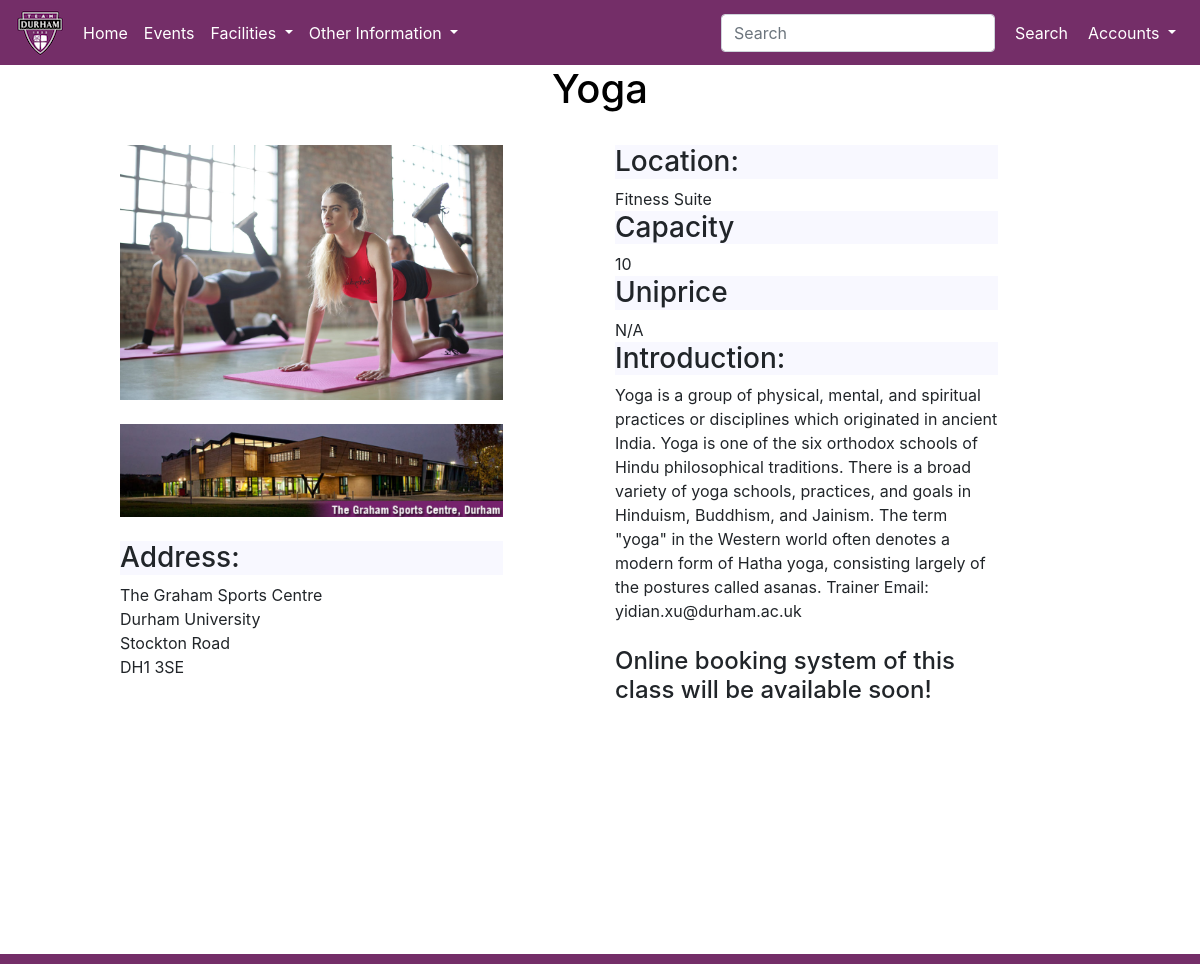
The app's page /classInfor.php?className=Yoga with its own data.
### tables this page shows
CREATE TABLE `Training` (
  `id` int(11) NOT NULL,
  `className` varchar(255) NOT NULL,
  `introduction` text NOT NULL,
  `classImage` varchar(255) NOT NULL,
  `capacity` int(11) NOT NULL,
  `location` varchar(255) NOT NULL,
  `price` varchar(7) NOT NULL
);

### classInfor.php (the view, shortened to what this page needs)
<?php
include('header.php');
include('config_wyj.php');
include('footer.php');
if($className=$_GET ['className']){
}
else{
    echo "<script> location.href=\"index_admin.php \"</script>";
}
$sql="SELECT * FROM Training WHERE className='$className'";
$statement = $pdo->query($sql);
$rows = $statement->fetch(PDO::FETCH_ASSOC);
?>
<!DOCTYPE html>
    <?php
    include('meta_data.php');
    ?>
<body>
<div id="content" style="margin-left: 10%; margin-right: 10%; margin-bottom: 5%; WORD-BREAK: normal; WORD-WRAP: break-word">
    <center><h1 style="color:black;"><?php echo $rows['className']?></h1></center><br>
    <div class="row">
        <div class="col-md-5">
            <img src="images/<?php echo $rows['classImage'] ?>" style="width:100%; height:auto;"><br><br>
            <img src="images/address.png" style="height:auto; width:100%;"><br><br>
            <div class="panel panel-default" style="background-color:white">
                <div class="panel-heading" style="background-color:ghostwhite">
                    <h3 class="panel-title">
                        Address:
                    </h3>
                </div>
                <div class="panel-body">
                    The Graham Sports Centre<br>
                    Durham University<br>
                    Stockton Road<br>
                    DH1 3SE<br>
                </div>
            </div>
        </div>
        <div class="col-md-1"></div>
        <div class="col-md-5" >
            <div class="panel panel-default" style="background-color:gray">
                <div class="panel panel-default" style="background-color:white">
                    <div class="panel-heading" style="background-color:ghostwhite">
                        <h3 class="panel-title">
                            Location:
                        </h3>
                    </div>
                    <div class="panel-body">
                        <?php echo $rows['location'] ?>
                    </div>
                </div>
                <div class="panel panel-default" style="background-color:white">
                    <div class="panel-heading" style="background-color:ghostwhite">
                        <h3 class="panel-title">
                            Capacity
                        </h3>
                    </div>
                    <div class="panel-body">
                        <?php echo $rows['capacity'] ?>
                    </div>
                </div>
                <div class="panel panel-default" style="background-color:white">
                    <div class="panel-heading" style="background-color:ghostwhite">
                        <h3 class="panel-title">
                            Uniprice
                        </h3>
                    </div>
                    <div class="panel-body">
                        <?php echo $rows['price'] ?>
                    </div>
                </div>
                <div class="panel panel-default" style="background-color:white">
                    <div class="panel-heading" style="background-color:ghostwhite">
                        <h3 class="panel-title">
                            Introduction:
                        </h3>
                    </div>
                    <div class="panel-body" >
                        <?php echo $rows['introduction']?>
                    </div>
                </div>
            </div>
            <br>
            <?php
                echo "<h4>Online booking system of this class will be available soon!</h4> ";
            ?>
        </div>
    </div>
</div>
</body>
</html>

### style.css (style rules this page uses)
h1 { color: white; }
body { margin-bottom: 10px; }

### records on screen
training: className "Yoga", classImage (picture), location "Fitness Suite", capacity "10", price "N/A", introduction "Yoga is a group of physical, mental, and spiritual practices or disciplines which originated in ancient India. Yoga is one of the six orthodox schools of Hindu philosophical traditions. There is a broad variety of yoga schools, practices, and goals in Hinduism, Buddhism, and Jainism. The term \"yoga\" in the Western world often denotes a modern form of Hatha yoga, consisting largely of the postures called asanas. Trainer Email: yidian.xu@durham.ac.uk"
